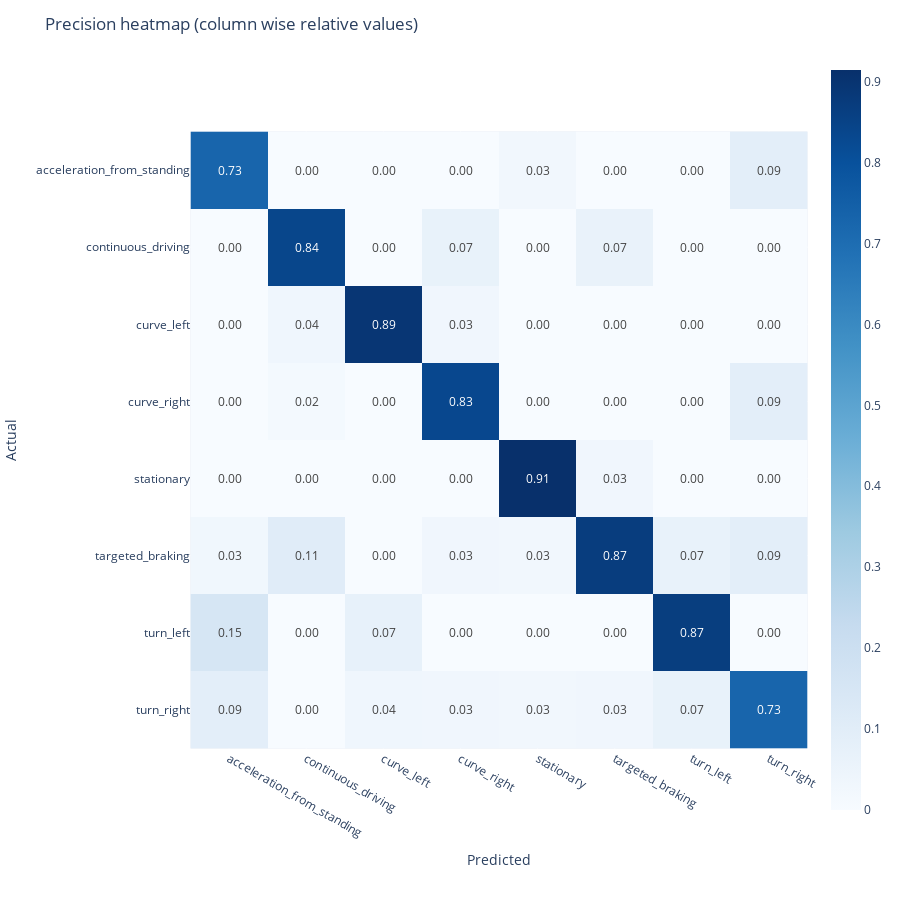

Notebook source saved alongside this figure:
### Markdown cell above
### Precision heatmap <a name="heading--2-5-4"/>

The precision_heatmap function can be used to inspect the proportion of correctly classified cases per predicted class. This will make the diagonal of the heatmap represent a precision value for each class. The heatmap can be read as follows: Given cases are predicted to be from a specific class the column values show the proportion of actual class values per class.

### Code cell
fig = evaluation.precision_heatmap(y_test, y_pred, classes)
fig.show()

### Figure 1 — Plotly figure (JSON) as saved in the notebook; plotly's stock layout.template omitted (floating-point values rounded to 4 significant figures)
{"data": [{"coloraxis": "coloraxis", "hovertemplate": "Predicted: %{x}<br>Actual: %{y}<br>color: %{z}<extra></extra>", "name": "0", "text": [[0.7273, 0, 0, 0, 0.02857, 0, 0, 0.09091], [0, 0.8393, 0, 0.06667, 0, 0.06557, 0, 0], [0, 0.03571, 0.8929, 0.03333, 0, 0, 0, 0], [0, 0.01786, 0, 0.8333, 0, 0, 0, 0.09091], [0, 0, 0, 0, 0.9143, 0.03279, 0, 0], [0.0303, 0.1071, 0, 0.03333, 0.02857, 0.8689, 0.06667, 0.09091], [0.1515, 0, 0.07143, 0, 0, 0, 0.8667, 0], [0.09091, 0, 0.03571, 0.03333, 0.02857, 0.03279, 0.06667, 0.7273]], "texttemplate": "%{text:.2f}", "type": "heatmap", "x": ["acceleration_from_standing", "continuous_driving", "curve_left", "curve_right", "stationary", "targeted_braking", "turn_left", "turn_right"], "xaxis": "x", "y": ["acceleration_from_standing", "continuous_driving", "curve_left", "curve_right", "stationary", "targeted_braking", "turn_left", "turn_right"], "yaxis": "y", "z": [[0.7273, 0, 0, 0, 0.02857, 0, 0, 0.09091], [0, 0.8393, 0, 0.06667, 0, 0.06557, 0, 0], [0, 0.03571, 0.8929, 0.03333, 0, 0, 0, 0], [0, 0.01786, 0, 0.8333, 0, 0, 0, 0.09091], [0, 0, 0, 0, 0.9143, 0.03279, 0, 0], [0.0303, 0.1071, 0, 0.03333, 0.02857, 0.8689, 0.06667, 0.09091], [0.1515, 0, 0.07143, 0, 0, 0, 0.8667, 0], [0.09091, 0, 0.03571, 0.03333, 0.02857, 0.03279, 0.06667, 0.7273]]}], "layout": {"coloraxis": {"colorscale": [[0, "rgb(247,251,255)"], [0.125, "rgb(222,235,247)"], [0.25, "rgb(198,219,239)"], [0.375, "rgb(158,202,225)"], [0.5, "rgb(107,174,214)"], [0.625, "rgb(66,146,198)"], [0.75, "rgb(33,113,181)"], [0.875, "rgb(8,81,156)"], [1, "rgb(8,48,107)"]]}, "height": 900, "margin": {"t": 60}, "title": {"text": "Precision heatmap (column wise relative values)"}, "width": 900, "xaxis": {"anchor": "y", "constrain": "domain", "domain": [0, 1], "scaleanchor": "y", "title": {"text": "Predicted"}}, "yaxis": {"anchor": "x", "autorange": "reversed", "constrain": "domain", "domain": [0, 1], "title": {"text": "Actual"}}}}
